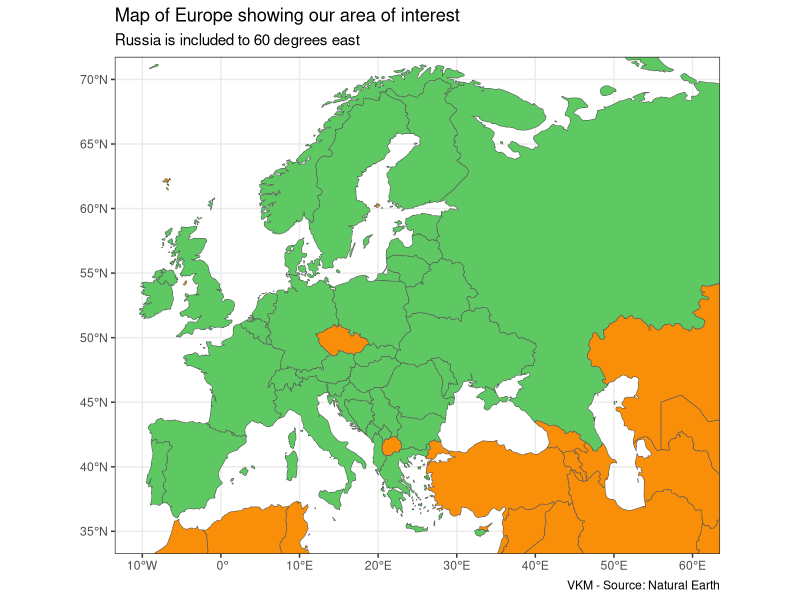
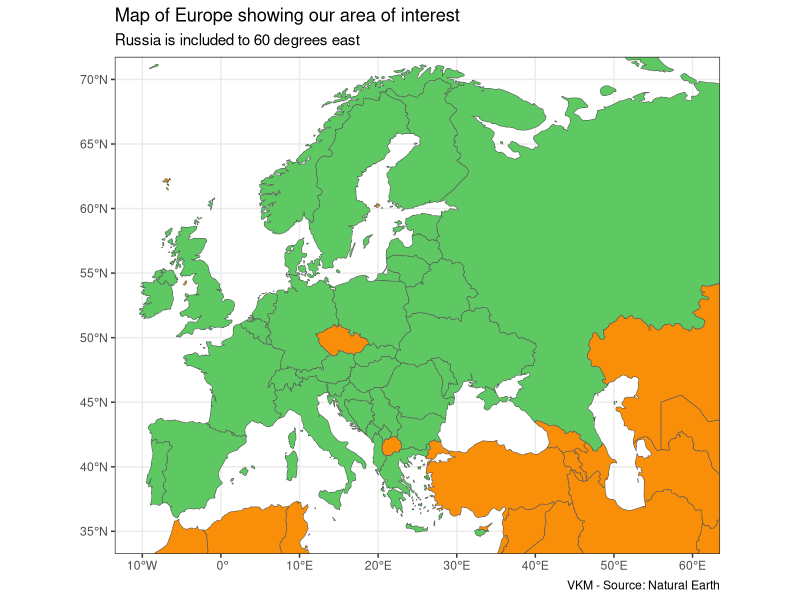

Reproduce these figures in R, in order.
# Importing necessary libraries
library(rnaturalearth)
library(rnaturalearthdata)
library(ggplot2)
library(tidyverse)

# Retrieving world data with medium scale using "rnaturalearth" package
world <- ne_countries(scale = "medium", returnclass = "sf")

# Extracting the "sovereignt" column of the world data
world$sovereignt

# Defining the area of interest
area_interest <- c("Albania", "Andorra", "Austria", 
                   "Belarus", "Belgium", "Bosnia and Herzegovina", "Bulgaria", 
                   "Croatia", "Cyprus", "Czech Republic", 
                   "Denmark", 
                   "Estonia", 
                   "Finland", "France", 
                   "Germany", "Greece", 
                   "Hungary", 
                   "Iceland", "Ireland", "Italy", 
                   "Kosovo", 
                   "Latvia", "Liechtenstein", "Lithuania", "Luxembourg", 
                   "Malta", "Moldova", "Monaco", "Montenegro", 
                   "Netherlands", "Macedonia", "Norway", 
                   "Poland", "Portugal", "Romania", 
                   "Russia", 
                   "San Marino", "Republic of Serbia", "Slovakia", "Slovenia", "Spain", "Sweden", "Switzerland", 
                   "Ukraine", "United Kingdom", 
                   "Vatican City")

# Modifying the world data by adding a new column "area" indicating whether a country is in the area of interest or not
world_modified <- world %>% 
  mutate(area = ifelse(admin %in% area_interest, "Yes", "No"))

# Creating a ggplot object and adding a geom_sf layer to display the modified world data
ggplot() +
  geom_sf(data = world_modified, aes(fill=area)) +
  scale_fill_manual(values = c("#f98e09", "#5ec962")) +
  theme_bw() +
  coord_sf(xlim = c(-10, 60), ylim = c(35, 70)) +
  theme(legend.position = "none") +
  labs(title = "Map of Europe showing our area of interest", 
       subtitle = "Russia is included to 60 degrees east", 
       caption = "VKM - Source: Natural Earth")


# Saving the plot as a PNG file
ggsave("./Data/5_outputs/map_europe.png", width = 20, height = 20, units = "cm", dpi = 300)

# end
